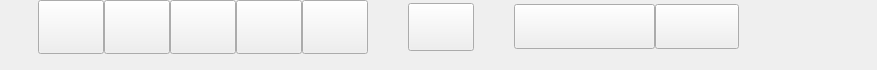
     <widget class="QWidget" name="playButtonsContainer" native="true">
      <property name="sizePolicy">
       <sizepolicy hsizetype="Preferred" vsizetype="Maximum">
        <horstretch>0</horstretch>
        <verstretch>0</verstretch>
       </sizepolicy>
      </property>
      <property name="maximumSize">
       <size>
        <width>16777215</width>
        <height>70</height>
       </size>
      </property>
      <property name="baseSize">
       <size>
        <width>0</width>
        <height>50</height>
       </size>
      </property>
      <layout class="QHBoxLayout" name="horizontalLayout">
       <property name="spacing">
        <number>0</number>
       </property>
       <property name="sizeConstraint">
        <enum>QLayout::SetDefaultConstraint</enum>
       </property>
       <property name="leftMargin">
        <number>38</number>
       </property>
       <property name="topMargin">
        <number>0</number>
       </property>
       <property name="rightMargin">
        <number>38</number>
       </property>
       <property name="bottomMargin">
        <number>16</number>
       </property>
       <item>
        <widget class="QPushButton" name="backButton">
         <property name="minimumSize">
          <size>
           <width>66</width>
           <height>54</height>
          </size>
         </property>
         <property name="maximumSize">
          <size>
           <width>66</width>
           <height>54</height>
          </size>
         </property>
         <property name="styleSheet">
          <string notr="true">#backButton {
	background-color: transparent;
	border-image: url(:assets/prev.png);
	background: none;
	background-repeat: none;
}

#backButton:pressed {
	border-image: url(:assets/prev_p.png);
}</string>
         </property>
         <property name="text">
          <string/>
         </property>
        </widget>
       </item>
       <item>
        <widget class="QPushButton" name="playButton">
         <property name="minimumSize">
          <size>
           <width>66</width>
           <height>54</height>
          </size>
         </property>
         <property name="maximumSize">
          <size>
           <width>66</width>
           <height>54</height>
          </size>
         </property>
         <property name="styleSheet">
          <string notr="true">#playButton {
	background-color: transparent;
	border-image: url(:assets/play.png);
	background: none;
	background-repeat: none;
}

#playButton:pressed {
	border-image: url(:assets/play_p.png);
}</string>
         </property>
         <property name="text">
          <string/>
         </property>
        </widget>
       </item>
       <item>
        <widget class="QPushButton" name="pauseButton">
         <property name="minimumSize">
          <size>
           <width>66</width>
           <height>54</height>
          </size>
         </property>
         <property name="maximumSize">
          <size>
           <width>66</width>
           <height>54</height>
          </size>
         </property>
         <property name="styleSheet">
          <string notr="true">#pauseButton {
	background-color: transparent;
	border-image: url(:assets/pause.png);
	background: none;
	background-repeat: none;
}

#pauseButton:pressed {
	border-image: url(:assets/pause_p.png);
}</string>
         </property>
         <property name="text">
          <string/>
         </property>
        </widget>
       </item>
       <item>
        <widget class="QPushButton" name="stopButton">
         <property name="minimumSize">
          <size>
           <width>66</width>
           <height>54</height>
          </size>
         </property>
         <property name="maximumSize">
          <size>
           <width>66</width>
           <height>54</height>
          </size>
         </property>
         <property name="styleSheet">
          <string notr="true">#stopButton {
	background-color: transparent;
	border-image: url(:assets/stop.png);
	background: none;
	background-repeat: none;
}

#stopButton:pressed {
	border-image: url(:assets/stop_p.png);
}</string>
         </property>
         <property name="text">
          <string/>
         </property>
        </widget>
       </item>
       <item>
        <widget class="QPushButton" name="nextButton">
         <property name="minimumSize">
          <size>
           <width>66</width>
           <height>54</height>
          </size>
         </property>
         <property name="maximumSize">
          <size>
           <width>66</width>
           <height>54</height>
          </size>
         </property>
         <property name="styleSheet">
          <string notr="true">#nextButton {
	background-color: transparent;
	border-image: url(:assets/next.png);
	background: none;
	background-repeat: none;
}

#nextButton:pressed {
	border-image: url(:assets/next_p.png);
}</string>
         </property>
         <property name="text">
          <string/>
         </property>
        </widget>
       </item>
       <item>
        <spacer name="horizontalSpacer">
         <property name="orientation">
          <enum>Qt::Horizontal</enum>
         </property>
         <property name="sizeHint" stdset="0">
          <size>
           <width>40</width>
           <height>20</height>
          </size>
         </property>
        </spacer>
       </item>
       <item>
        <widget class="QPushButton" name="openButton">
         <property name="minimumSize">
          <size>
           <width>66</width>
           <height>48</height>
          </size>
         </property>
         <property name="maximumSize">
          <size>
           <width>66</width>
           <height>48</height>
          </size>
         </property>
         <property name="styleSheet">
          <string notr="true">#openButton {
	background-color: transparent;
	border-image: url(:assets/open.png);
	background: none;
	background-repeat: none;
}

#openButton:pressed {
	border-image: url(:assets/open_p.png);
}</string>
         </property>
         <property name="text">
          <string/>
         </property>
        </widget>
       </item>
       <item>
        <spacer name="horizontalSpacer_2">
         <property name="orientation">
          <enum>Qt::Horizontal</enum>
         </property>
         <property name="sizeHint" stdset="0">
          <size>
           <width>40</width>
           <height>20</height>
          </size>
         </property>
        </spacer>
       </item>
       <item>
        <widget class="QPushButton" name="shuffleButton">
         <property name="minimumSize">
          <size>
           <width>141</width>
           <height>45</height>
          </size>
         </property>
         <property name="maximumSize">
          <size>
           <width>141</width>
           <height>45</height>
          </size>
         </property>
         <property name="styleSheet">
          <string notr="true">#shuffleButton {
	background-color: transparent;
	border-image: url(:assets/shuffle_off.png);
	background: none;
	background-repeat: none;
}

#shuffleButton:pressed {
	border-image: url(:assets/shuffle_off_p.png);
}</string>
         </property>
         <property name="text">
          <string/>
         </property>
        </widget>
       </item>
       <item>
        <widget class="QPushButton" name="repeatButton">
         <property name="minimumSize">
          <size>
           <width>84</width>
           <height>45</height>
          </size>
         </property>
         <property name="maximumSize">
          <size>
           <width>64</width>
           <height>45</height>
          </size>
         </property>
         <property name="styleSheet">
          <string notr="true">#repeatButton {
	background-color: transparent;
	border-image: url(:assets/repeat_off.png);
	background: none;
	background-repeat: none;
}

#repeatButton:pressed {
	border-image: url(:assets/repeat_off_p.png);
}</string>
         </property>
         <property name="text">
          <string/>
         </property>
        </widget>
       </item>
       <item>
        <spacer name="horizontalSpacer_3">
         <property name="orientation">
          <enum>Qt::Horizontal</enum>
         </property>
         <property name="sizeHint" stdset="0">
          <size>
           <width>100</width>
           <height>20</height>
          </size>
         </property>
        </spacer>
       </item>
      </layout>
     </widget>
